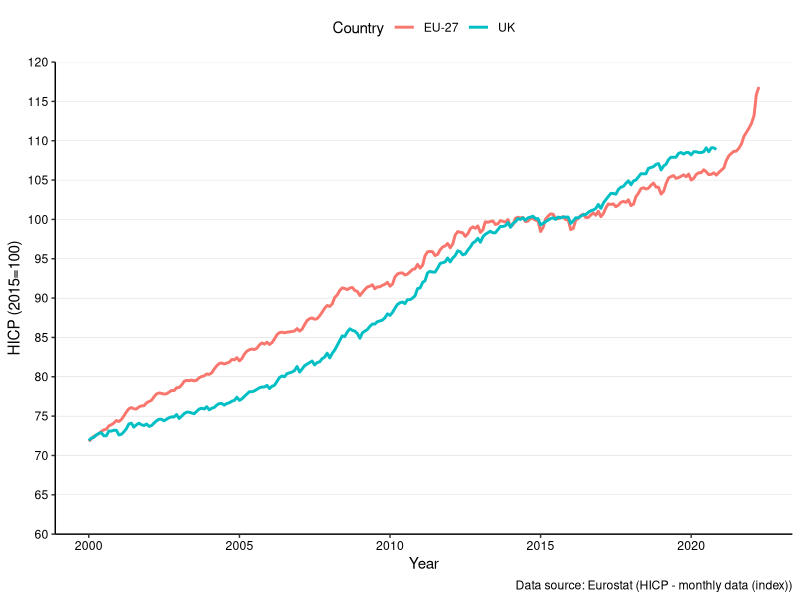
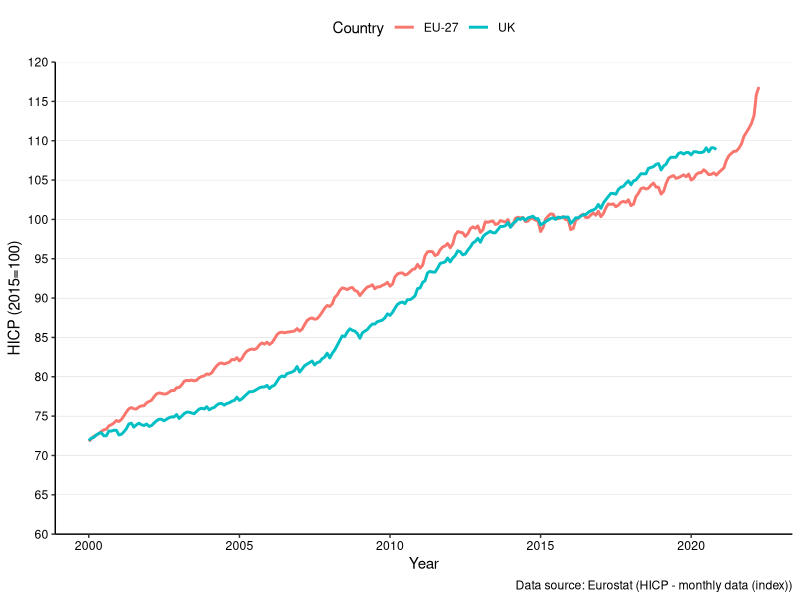

Recreate these plots in R, in order.
library(tidyverse)
library(readxl)
library(zoo)

# set working directory
setwd("C:\\Users\\hs17922\\Downloads\\Economic Data for UOB Students Handbook")


# Load Data from Eurostat
HICP<-read_excel("HICP.xlsx",sheet="R")

# Tidy data
HICP$Value<-as.numeric(HICP$Value)
HICP<-drop_na(HICP)
HICP$Time<-as.Date(as.yearmon(HICP$Time))
HICP$Time<-as.Date(HICP$Time,"%Y-%m-%d")

# Plot graph
ggplot(HICP,aes(x=Time,y=Value,colour=Country))+
  geom_line(size=1)+
  labs(x="Year",y="HICP (2015=100)",caption = "Data source: Eurostat (HICP - monthly data (index))")+
  scale_y_continuous(expand=c(0,0),breaks=scales::extended_breaks(n=10),limits = c(60,120))+
  theme(panel.background = element_rect(fill="white"))+
  theme(axis.line = element_line(colour = "black"))+
  theme(panel.grid.major.x = element_blank(),panel.grid.major.y = element_line(size=.1, color="grey"))+
  theme(axis.text.y = element_text(colour = "black"))+
  theme(axis.text.x = element_text(colour = "black"),
        legend.position="top",legend.key =element_rect(fill="white") )

ggsave("ex1_1.png")
  